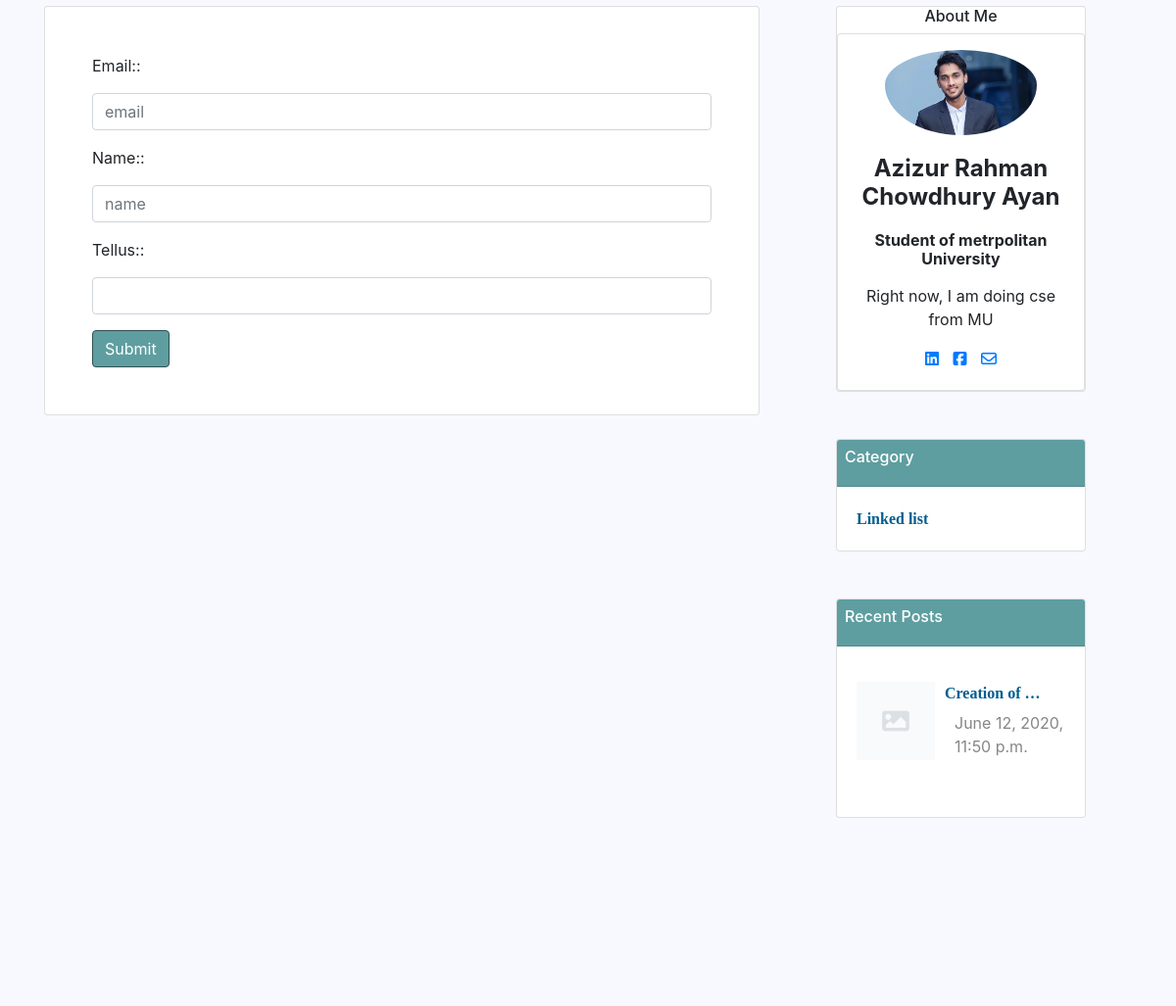
Page /contact/ (middle part) on the earlier database version.
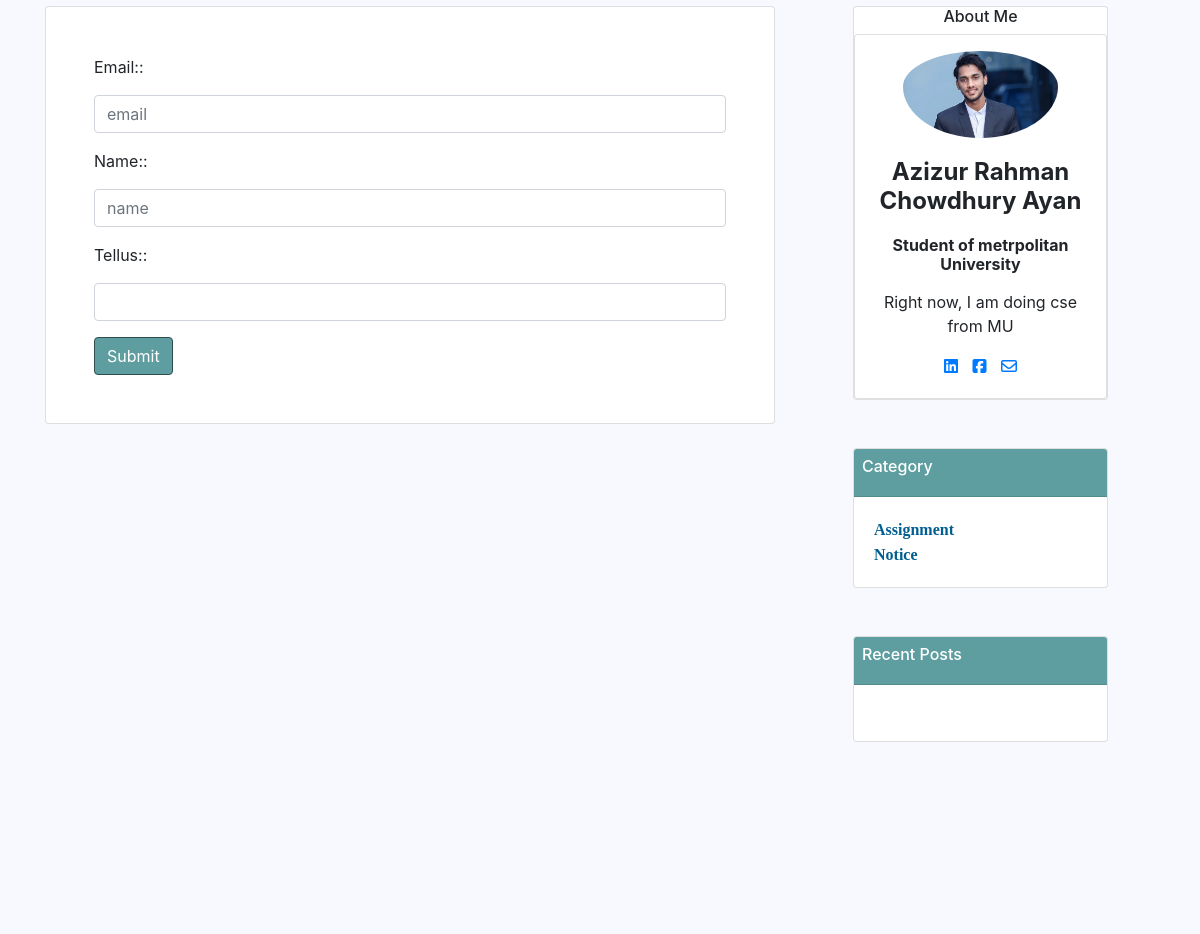
Same page on the later database version.
### post/models.py (models this page shows, shortened)
class Category(models.Model):
    category = models.CharField(max_length=200, primary_key=True)

class Post(models.Model):
    category = models.ForeignKey(Category, on_delete=models.CASCADE)
    postAuthor = models.CharField(max_length=200)
    postId = models.AutoField(primary_key=True, auto_created=True)
    postTitle = models.CharField(max_length=200)
    postTimeDate = models.DateTimeField(auto_now_add=True, auto_now=False, blank=True)
    postText = models.TextField()
    postUrl = models.TextField(blank=True)
    postImage = models.ImageField(blank=True, null=True)
    def get_photo_url(self):
        if self.postImage and hasattr(self.postImage, 'url'):
            return self.postImage.url
        else:
            return "/static/no.png"

### home/views.py (the view)
# urls.py: path('contact/', views.contactUs, name='contact'),
def contactUs(request):
    context = {}
    if request.POST:
        form = Contact(request.POST)
        if form.is_valid():
            form.save()
            messages.success(request, "your comment added successfully")
            context = {'form': form, 'RecentPost': Post.objects.all()[0:3],
                       'Categories': Category.objects.all()[0:4]}
            return render(request, 'home/contact.html', context)
        else:
            messages.error(request, "Please fill the form correctly")
            context = {'form': form, 'RecentPost': Post.objects.all()[0:3],
                       'Categories': Category.objects.all()[0:4]}
            return render(request, 'home/contact.html', context)
    else:  # GET request
        form = Contact()
        context = {'form': form, 'RecentPost': Post.objects.all()[0:3],
            'Categories': Category.objects.all()[0:4]}
    return render(request, 'home/contact.html', context)

### home/forms.py
class Contact(forms.ModelForm):
    Email = forms.EmailField(widget=forms.TextInput(
        attrs = {
            'class': 'form-control',
            'placeholder' : 'email'
        }
    ))
    Name = forms.CharField(widget=forms.TextInput(
        attrs={
            'class': 'form-control',
            'placeholder': 'name'
        }
    ))
    TellUs = forms.CharField( widget=forms.TextInput(
        attrs={
            'class': 'form-control',
        }
    ))
    class Meta:
        model = Contact
        fields = ("Email", "Name", "TellUs")

### templates/home/contact.html (shortened to what this page needs)
{% extends 'base.html' %}
{% load static %}
 {% block body %}
<div class="row">
 <div class="col-sm-8 mb-5">
     <div class="card pl-5  pr-5  pt-5 pb-5">
           <form action="{% url 'contact' %}" method="post">
   {%for f in form %}
  <label>{{ f.label_tag }}:</label>
    <p>{{f}}</p>
                    {% endfor %}
        <button type="submit" class="btn btn-primary">Submit</button>
</form>
     </div>
 </div>
       <div class="col-sm-3 ml-lg-5" >
          <div class="card text-center ">
                    <h6>About Me</h6>
<div class="card card-cascade">
  <div class="view view-cascade overlay">
    <img class="card-img-top rounded-circle pl-5 pr-5 pt-3" src="{% static 'aya.jpeg' %}" alt="Card image cap">
  </div>
  <div class="card-body card-body-cascade text-center">
    <h4 class="card-title"><strong>Azizur Rahman Chowdhury Ayan</strong></h4>
    <h6 class="font-weight-bold indigo-text py-2">Student of metrpolitan University</h6>
    <p class="card-text">Right now, I am doing cse from MU
    </p>
    <a href="https://www.linkedin.com/in/azizur-rahman-720636165"  class="btn-floating btn-small btn-fb"><i class="fa fa-linkedin-square

"></i></a>
    <a href="https://www.facebook.com/imayanchy/" class="btn-floating btn-small btn-tw" style="padding:10px;"><i class="fa fa-facebook-square

"></i></a>
    <a href="mailto:aaziz9642@gmail.com"  class="btn-floating btn-small btn-dribbble"><i class="fa fa-envelope-o"></i></a>
  </div>
</div>
                </div>
                 <div class="card mt-5">
                    <div class="card-header pl-2 pt-2 card-titles">
                        <h6>Category</h6>
                    </div>
                    <div class="card-body">
                          {% for post in Categories %}
                        <a href="#">
                            <span id="heading"> {{ post.category }} </span>
                        </a><br>
                           {% endfor %}
                    </div>
                </div>
 <div class="card mt-5">
                    <div class="card-header pl-2 pt-2 card-titles">
                        <h6>Recent Posts</h6>
                    </div>
                    <div class="card-body">
                        <div class="mt-3">
                             {% for post in RecentPost%}
                            <img style="float:left;" class="d-inline-block" src="{{ post.get_photo_url }}" height=80;
                                width=80; alt="abc">
                            <a href="{{ post.postId }}">
                                <p  style="margin-left:90px;" id="heading">
                                    {{ post.postTitle |truncatewords:2 }}
                                </p>
                            </a>
                            <p style="margin-left:100px; margin-top:-10px;" class="description">{{ post.postTimeDate }}</p>
                            <br>
                             {% endfor %}
                        </div>
                    </div>
                </div>
        </div>
</div>
{% endblock body %}

Differences in the rows shown:
removed Category: category "Linked list"
removed Post: postTitle "Creation of …", postTimeDate "June 12, 2020, 11:50 p.m."
added Category: category "Assignment"
added Category: category "Notice"
